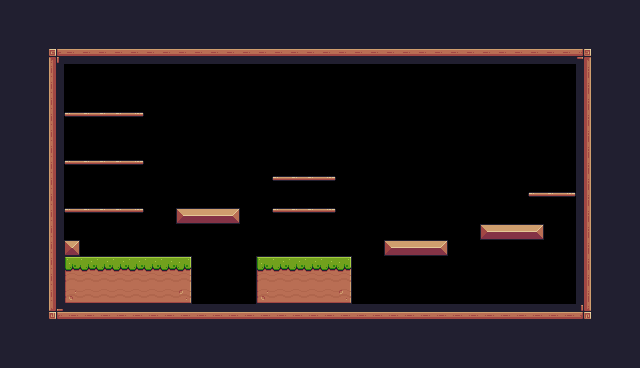

Rendered tile map (Tiled .tmx) drawn with the repository's tilesets; below, a short description and the full map source, tile grids included:
An orthogonal 40x23 tile map with 16x16 px tiles, 1 tile layer (Fondo) and 30 objects (8x Fruit, 6x Plataformas, 2x Sierra, Player1, Checkpoint, ...).

<map version="1.10" tiledversion="git" orientation="orthogonal" renderorder="right-down" width="40" height="23" tilewidth="16" tileheight="16" infinite="0" nextlayerid="5" nextobjectid="71">
 <tileset firstgid="1" source="PixelAdventure.tsx" />
 <layer id="1" name="Fondo" width="40" height="23">
  <properties>
   <property name="ColorFondo" value="Blue" />
  </properties>
  <data encoding="csv">
112,112,112,24,112,112,112,112,112,112,112,112,112,112,112,112,112,112,24,24,24,24,24,24,112,112,112,112,112,112,112,112,112,112,112,112,112,112,112,112,
112,112,24,24,24,24,24,24,24,24,24,24,24,24,24,24,24,24,24,24,24,24,24,24,24,24,24,24,24,24,24,24,24,24,24,24,24,112,112,112,
112,112,24,24,24,24,24,24,24,24,24,24,24,24,24,24,24,24,24,24,24,24,24,24,24,24,24,24,24,24,24,24,24,24,24,24,112,112,112,112,
112,112,24,89,90,90,90,90,90,90,90,90,90,90,90,90,90,90,90,90,90,90,90,90,90,90,90,90,90,90,90,90,90,90,90,90,91,112,112,112,
112,112,24,111,0,0,0,0,0,0,0,0,0,0,0,0,0,0,0,0,0,0,0,0,0,0,0,0,0,0,0,0,0,0,0,0,113,112,112,112,
112,112,24,111,0,0,0,0,0,0,0,0,0,0,0,0,0,0,0,0,0,0,0,0,0,0,0,0,0,0,0,0,0,0,0,0,113,112,112,112,
112,112,24,111,0,0,0,0,0,0,0,0,0,0,0,0,0,0,0,0,0,0,0,0,0,0,0,0,0,0,0,0,0,0,0,0,113,112,112,112,
112,112,24,111,40,41,41,41,42,0,0,0,0,0,0,0,0,0,0,0,0,0,0,0,0,0,0,0,0,0,0,0,0,0,0,0,113,112,112,112,
112,112,112,111,0,0,0,0,0,0,0,0,0,0,0,0,0,0,0,0,0,0,0,0,0,0,0,0,0,0,0,0,0,0,0,0,113,112,112,112,
112,112,112,111,0,0,0,0,0,0,0,0,0,0,0,0,0,0,0,0,0,0,0,0,0,0,0,0,0,0,0,0,0,0,0,0,113,112,112,112,
112,112,112,111,40,41,41,41,42,0,0,0,0,0,0,0,0,0,0,0,0,0,0,0,0,0,0,0,0,0,0,0,0,0,0,0,113,24,24,112,
112,112,24,111,0,0,0,0,0,0,0,0,0,0,0,0,0,40,41,41,42,0,0,0,0,0,0,0,0,0,0,0,0,0,0,0,113,112,24,24,
112,112,24,111,0,0,0,0,0,0,0,0,0,0,0,0,0,0,0,0,0,0,0,0,0,0,0,0,0,0,0,0,0,40,41,42,113,24,24,112,
24,112,112,111,40,41,41,41,42,0,0,13,14,14,15,0,0,40,41,41,42,0,0,0,0,0,0,0,0,0,0,0,0,0,0,0,113,24,112,112,
24,112,112,111,0,0,0,0,0,0,0,0,0,0,0,0,0,0,0,0,0,0,0,0,0,0,0,0,0,0,13,14,14,15,0,0,113,24,112,112,
24,112,112,111,35,0,0,0,0,0,0,0,0,0,0,0,0,0,0,0,0,0,0,0,13,14,14,15,0,0,0,0,0,0,0,0,113,24,112,112,
24,112,24,111,7,8,8,8,8,8,8,9,0,0,0,0,7,8,8,8,8,9,0,0,0,0,0,0,0,0,0,0,0,0,0,0,113,24,112,112,
24,24,24,111,29,30,30,30,30,30,30,31,0,0,0,0,29,30,30,30,30,31,0,0,0,0,0,0,0,0,0,0,0,0,0,0,113,112,112,112,
112,112,24,111,51,52,52,52,52,52,52,53,0,0,0,0,51,52,52,52,52,53,0,0,0,0,0,0,0,0,0,0,0,0,0,0,113,112,112,112,
112,112,24,133,134,134,134,134,134,134,134,134,134,134,134,134,134,134,134,134,134,134,134,134,134,134,134,134,134,134,134,134,134,134,134,134,135,112,112,112,
112,112,24,24,24,24,24,24,24,24,24,24,24,24,24,24,24,24,24,24,24,24,24,24,24,24,24,24,24,24,24,24,24,24,24,24,24,24,112,112,
112,112,24,24,24,24,24,24,24,24,24,24,24,24,24,24,24,24,24,24,24,24,24,24,24,24,24,24,24,24,24,24,24,24,24,24,24,24,112,112,
112,112,112,112,112,112,24,24,24,24,24,24,24,24,24,24,24,24,24,24,24,24,24,24,24,24,24,24,24,112,112,112,112,24,112,112,112,112,112,112
</data>
 </layer>
 <objectgroup id="2" name="ZonaSpawn">
  <object id="1" name="Player1" type="Player1" x="256" y="228" width="29.8333" height="29.5" />
  <object id="50" name="Bananas" type="Fruit" x="96" y="80" width="31.9894" height="32.0106" rotation="89.9622" />
  <object id="52" name="Orange" type="Fruit" x="96" y="128" width="32.0079" height="32.0106" rotation="89.9622" />
  <object id="56" name="Cherries" type="Fruit" x="288" y="112" width="32.0211" height="32" rotation="89.9622" />
  <object id="55" name="Cherries" type="Fruit" x="276" y="144" width="32.0211" height="32" rotation="89.9622" />
  <object id="54" name="Cherries" type="Fruit" x="308" y="144" width="32.0185" height="32" rotation="89.9622" />
  <object id="58" name="Kiwi" type="Fruit" x="496" y="192" width="32.0211" height="32" rotation="89.9622" />
  <object id="57" name="Kiwi" type="Fruit" x="404" y="208" width="32.0211" height="32" rotation="89.9622" />
  <object id="53" name="Apple" type="Fruit" x="96" y="176" width="32.0185" height="32" rotation="89.9622" />
  <object id="62" type="Sierra" x="448" y="288" width="32" height="32">
   <properties>
    <property name="esVertical" type="bool" value="false" />
    <property name="offNeg" type="float" value="6" />
    <property name="offPos" type="float" value="6" />
   </properties>
  </object>
  <object id="66" type="Sierra" x="448" y="128" width="32" height="32">
   <properties>
    <property name="esVertical" type="bool" value="false" />
    <property name="offNeg" type="float" value="6" />
    <property name="offPos" type="float" value="4" />
   </properties>
  </object>
  <object id="68" type="Checkpoint" x="512" y="128" width="68" height="64" />
  <object id="69" name="Player2" type="Player2" x="144" y="224" width="32" height="32" />
 </objectgroup>
 <objectgroup id="4" name="Colisiones">
  <object id="9" x="176" y="208" width="64" height="18" />
  <object id="10" x="384.667" y="239.333" width="63.333" height="17.3333" />
  <object id="11" x="256" y="257.333" width="96" height="47.3333" />
  <object id="13" x="480" y="224.667" width="64" height="16" />
  <object id="16" type="Plataformas" x="272" y="208" width="62.6667" height="14.6667" />
  <object id="18" type="Plataformas" x="272" y="176" width="64" height="13.3333" />
  <object id="19" type="Plataformas" x="64" y="208" width="80" height="15.3333" />
  <object id="20" type="Plataformas" x="64" y="112" width="80" height="14" />
  <object id="21" type="Plataformas" x="64" y="160" width="80" height="16" />
  <object id="43" x="65.3333" y="255.333" width="126.667" height="48.6667" />
  <object id="44" x="64.5" y="240.25" width="15" height="15.75" />
  <object id="45" x="48" y="48" width="16" height="272" />
  <object id="46" x="52" y="304" width="540" height="16" />
  <object id="63" x="52" y="304" width="540" height="16" />
  <object id="47" x="576" y="52" width="16" height="268" />
  <object id="48" x="52" y="48" width="540" height="16" />
  <object id="67" type="Plataformas" x="528" y="192" width="48" height="16" />
 </objectgroup>
</map>
